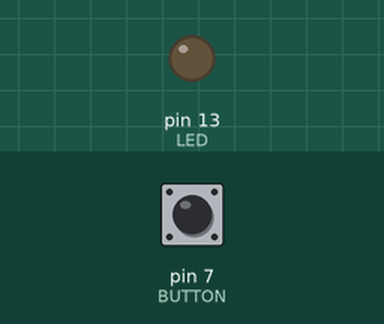
The sketch below on a simulated Arduino Uno, built with avr-gcc and run on an emulated ATmega328P. Parts: output pins drawn as LEDs (lit = HIGH). Inputs (shaded band) come from the test bench; at power-on: pin 7 (BUTTON) LOW.

Above: at 1.2 s.
1.3 s: pin 7 (BUTTON) pulled HIGH for 0.15 s
At 1.37 s:
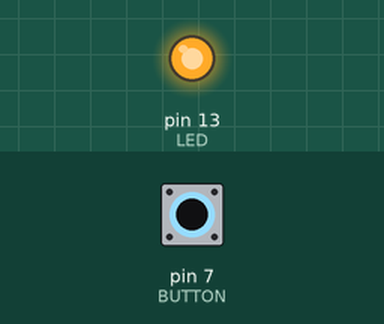
2.9 s: pin 7 (BUTTON) pulled HIGH for 3.2 s
At 7.1 s:
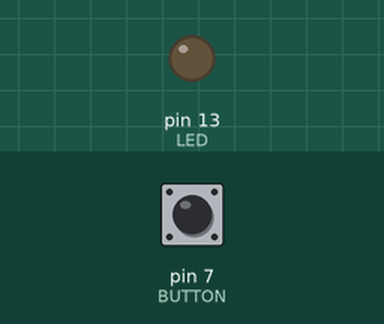
Timing chart, 0 to 8.6 s (numbered marks = the images above; inputs shaded):
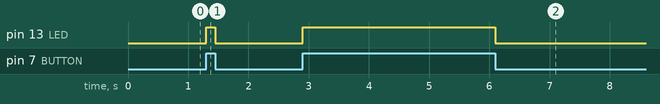

The sketch:

PushButtonControl.ino
```cpp
// Example 02: Turn on LED while the button is pressed


const int LED = 13; // the pin for the LED
const int BUTTON = 7; // the input pin where the pushbutton is connected

int val = 0; // val will be used to store the state of the input pin


void setup() {
  pinMode(LED, OUTPUT); // tell Arduino LED is an output
  pinMode(BUTTON, INPUT); // Button is an input

}

void loop() {
  val = digitalRead(BUTTON); // read input value and store it

  // check whether the input is HIGH (button pressed)
  if (val == HIGH) {
    digitalWrite(LED, HIGH); // turn LED ON

  } else {
    digitalWrite(LED, LOW);
  }

}
```

Measured:
- after the input at 1.3 s, pin 13 (LED): LOW → HIGH at once, → LOW 0.15 s later
- after the input at 2.9 s, pin 13 (LED): LOW → HIGH at once, → LOW 3.2 s later
